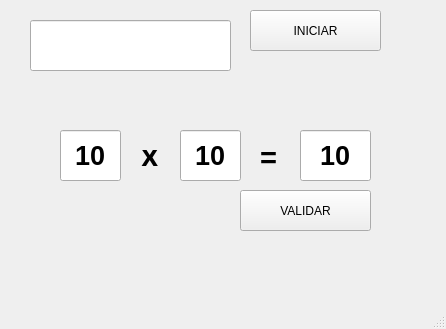
<?xml version="1.0" encoding="UTF-8"?>
<ui version="4.0">
 <class>MainWindow</class>
 <widget class="QMainWindow" name="MainWindow">
  <property name="geometry">
   <rect>
    <x>0</x>
    <y>0</y>
    <width>446</width>
    <height>329</height>
   </rect>
  </property>
  <property name="windowTitle">
   <string>MainWindow</string>
  </property>
  <widget class="QWidget" name="centralwidget">
   <widget class="QPushButton" name="btn_control">
    <property name="geometry">
     <rect>
      <x>250</x>
      <y>10</y>
      <width>131</width>
      <height>41</height>
     </rect>
    </property>
    <property name="text">
     <string>INICIAR</string>
    </property>
   </widget>
   <widget class="QLineEdit" name="txt_nombre">
    <property name="geometry">
     <rect>
      <x>30</x>
      <y>20</y>
      <width>201</width>
      <height>51</height>
     </rect>
    </property>
    <property name="font">
     <font>
      <pointsize>32</pointsize>
      <bold>true</bold>
     </font>
    </property>
    <property name="text">
     <string/>
    </property>
    <property name="alignment">
     <set>Qt::AlignCenter</set>
    </property>
   </widget>
   <widget class="QLineEdit" name="txt_tabla">
    <property name="geometry">
     <rect>
      <x>60</x>
      <y>130</y>
      <width>61</width>
      <height>51</height>
     </rect>
    </property>
    <property name="font">
     <font>
      <pointsize>20</pointsize>
      <bold>true</bold>
     </font>
    </property>
    <property name="text">
     <string>10</string>
    </property>
    <property name="alignment">
     <set>Qt::AlignCenter</set>
    </property>
   </widget>
   <widget class="QLabel" name="label">
    <property name="geometry">
     <rect>
      <x>140</x>
      <y>150</y>
      <width>21</width>
      <height>16</height>
     </rect>
    </property>
    <property name="font">
     <font>
      <pointsize>22</pointsize>
      <bold>true</bold>
     </font>
    </property>
    <property name="text">
     <string>X</string>
    </property>
   </widget>
   <widget class="QLineEdit" name="txt_numero">
    <property name="geometry">
     <rect>
      <x>180</x>
      <y>130</y>
      <width>61</width>
      <height>51</height>
     </rect>
    </property>
    <property name="font">
     <font>
      <pointsize>20</pointsize>
      <bold>true</bold>
     </font>
    </property>
    <property name="text">
     <string>10</string>
    </property>
    <property name="alignment">
     <set>Qt::AlignCenter</set>
    </property>
   </widget>
   <widget class="QLabel" name="label_2">
    <property name="geometry">
     <rect>
      <x>260</x>
      <y>150</y>
      <width>21</width>
      <height>16</height>
     </rect>
    </property>
    <property name="font">
     <font>
      <pointsize>22</pointsize>
      <bold>true</bold>
     </font>
    </property>
    <property name="text">
     <string>=</string>
    </property>
   </widget>
   <widget class="QLineEdit" name="txt_resultado">
    <property name="geometry">
     <rect>
      <x>300</x>
      <y>130</y>
      <width>71</width>
      <height>51</height>
     </rect>
    </property>
    <property name="font">
     <font>
      <pointsize>20</pointsize>
      <bold>true</bold>
     </font>
    </property>
    <property name="text">
     <string>10</string>
    </property>
    <property name="alignment">
     <set>Qt::AlignCenter</set>
    </property>
   </widget>
   <widget class="QPushButton" name="btn_validar">
    <property name="geometry">
     <rect>
      <x>240</x>
      <y>190</y>
      <width>131</width>
      <height>41</height>
     </rect>
    </property>
    <property name="text">
     <string>VALIDAR</string>
    </property>
   </widget>
  </widget>
  <widget class="QMenuBar" name="menubar">
   <property name="geometry">
    <rect>
     <x>0</x>
     <y>0</y>
     <width>446</width>
     <height>24</height>
    </rect>
   </property>
  </widget>
  <widget class="QStatusBar" name="statusbar"/>
 </widget>
 <resources/>
 <connections/>
</ui>
